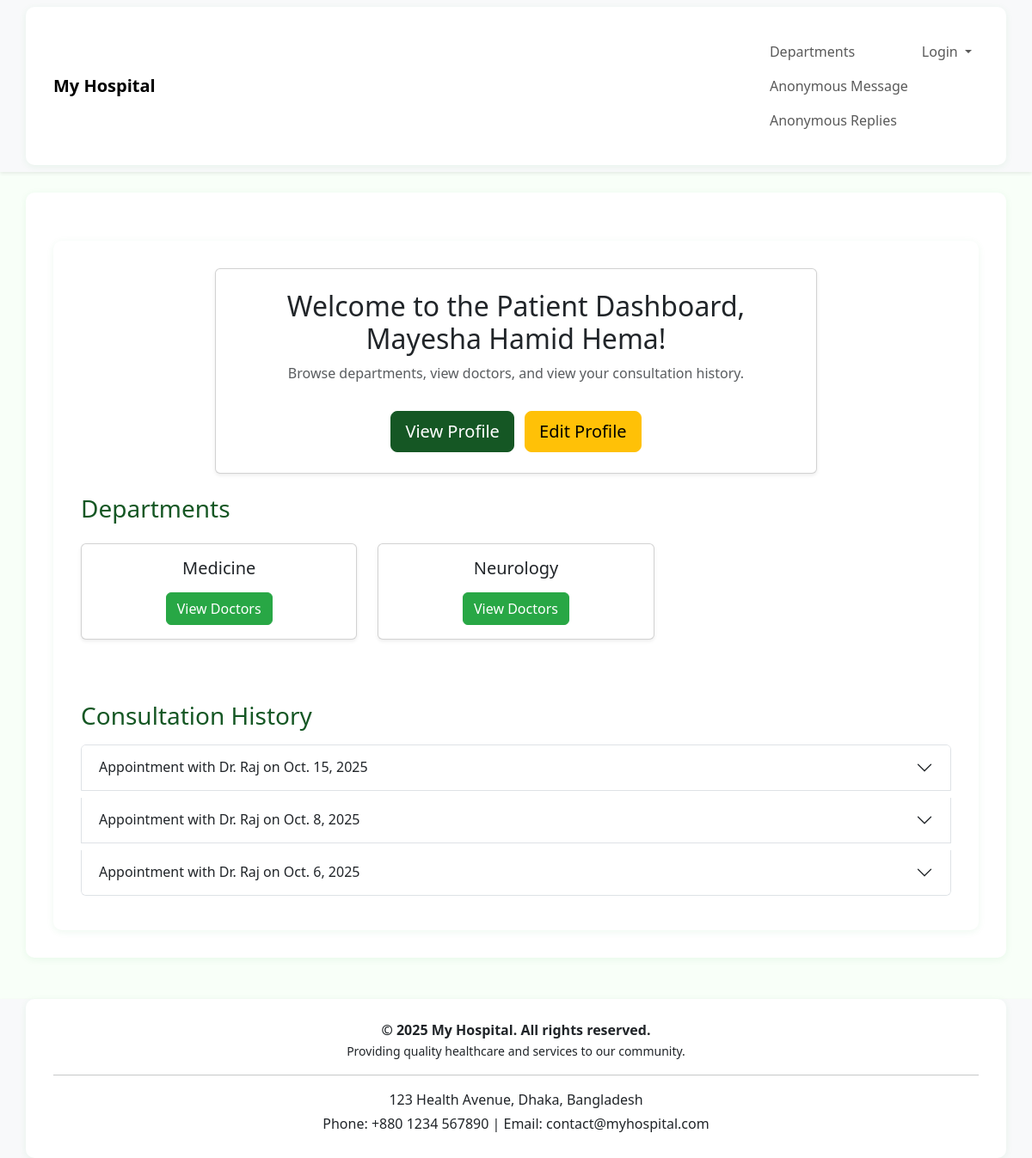
Screenshot of /doctors/patient_dashboard/ (signed in) with the database file from the repository.
### doctors/models.py (models this page shows, shortened)
class PatientProfile(models.Model):
    user = models.OneToOneField(User, on_delete=models.CASCADE)
    profile_picture = models.ImageField(upload_to='profile_pics/', blank=True, null=True)
    name = models.CharField(max_length=100)
    gender_choices = [
        ('M', 'Male'),
        ('F', 'Female'),
        ('O', 'Other'),
    ]
    gender = models.CharField(max_length=1, choices=gender_choices)
    age = models.PositiveIntegerField()
    blood_group_choices = [
        ('A+', 'A+'),
        ('A-', 'A-'),
        ('B+', 'B+'),
        ('B-', 'B-'),
        ('O+', 'O+'),
        ('O-', 'O-'),
        ('AB+', 'AB+'),
        ('AB-', 'AB-'),
    ]
    blood_group = models.CharField(max_length=3, choices=blood_group_choices)

class department(models.Model):
    name = models.CharField(max_length=100)
    head = models.CharField(max_length=100)

class Appointment(models.Model):
    patient = models.ForeignKey(PatientProfile, on_delete=models.CASCADE)
    doctor = models.ForeignKey(doctor, on_delete=models.CASCADE)
    date = models.DateField()
    time = models.TimeField()
    notes = models.TextField(blank=True, null=True)
    is_paid = models.BooleanField(default=False)
    seen = models.BooleanField(default=False)
    result_file = models.FileField(upload_to='test_reports/', blank=True, null=True)
    class Meta:
        unique_together = ('doctor', 'date', 'time')  # Prevent double booking

class doctor(models.Model):
    user = models.OneToOneField(User, on_delete=models.CASCADE, null=True, blank=True)  # link to Django user
    name = models.CharField(max_length=100)
    specialization = models.CharField(max_length=100)
    phone_number = models.CharField(max_length=15)
    email = models.EmailField()
    department = models.ForeignKey('department', on_delete=models.CASCADE, null=True, blank=True)
    photo = models.ImageField(upload_to='doctor_photos/', null=True, blank=True)
    education = models.CharField(max_length=255, null=True, blank=True)
    experience = models.TextField(null=True, blank=True)
    consultation_fee = models.DecimalField(max_digits=8, decimal_places=2, default=0)

### doctors/views.py (the view)
# urls.py: path('patient_dashboard/', views.patient_dashboard, name='patient_dashboard'),
@login_required
def patient_dashboard(request):
    user = request.user  # logged-in user
    departments = department.objects.all()
    try:
        profile = PatientProfile.objects.get(user=user)
        profile_exists = True
        patient_name = profile.name
    except PatientProfile.DoesNotExist:
        profile_exists = False
        patient_name = user.username  # fallback
    if profile_exists:
        appointments = Appointment.objects.filter(patient=profile).order_by('-date', 'time')
    else:
        appointments = []
    context = {
        'departments': departments,
        'profile_exists': profile_exists,
        'patient_name': patient_name,
        'appointments': appointments,
    }
    return render(request, 'patient_dashboard.html', context)

### templates/patient_dashboard.html (shortened to what this page needs)
{% extends 'base.html' %}
{% load static %}
{% block content %}
<link rel="stylesheet" href="{% static 'home.css' %}">
<div class="container mt-4">
    <div class="card p-4 shadow-sm mb-4 text-center" style="max-width: 700px; margin: auto;">
        <h2>Welcome to the Patient Dashboard, {{ patient_name }}!</h2>
        <p class="text-muted">Browse departments, view doctors, and view your consultation history.</p>
        <div class="mt-3">
            {% if profile_exists %}
                <a href="{% url 'profile_detail' %}" class="btn btn-success btn-lg mx-1">View Profile</a>
                <a href="{% url 'edit_patient_profile' %}" class="btn btn-warning btn-lg mx-1">Edit Profile</a>
            {% else %}
                <a href="{% url 'create_patient_profile' %}" class="btn btn-primary btn-lg mx-1">Create Profile</a>
            {% endif %}
        </div>
    </div>
    <h3 class="mb-4">Departments</h3>
    <div class="row mb-5">
        {% for dept in departments %}
        <div class="col-md-4 mb-4">
            <div class="card shadow-sm h-100">
                <div class="card-body text-center">
                    <h5 class="card-title">{{ dept.name }}</h5>
                    <a href="{% url 'department_doctors' dept.id %}" class="btn btn-primary">View Doctors</a>
                </div>
            </div>
        </div>
        {% empty %}
        <p>No departments found.</p>
        {% endfor %}
    </div>
    <h3 class="mb-3">Consultation History</h3>
    {% if appointments %}
        <div class="accordion" id="historyAccordion">
            {% for app in appointments %}
            <div class="accordion-item mb-2">
                <h2 class="accordion-header" id="heading{{ app.id }}">
                    <button class="accordion-button collapsed" type="button" data-bs-toggle="collapse" data-bs-target="#collapse{{ app.id }}" aria-expanded="false" aria-controls="collapse{{ app.id }}">
                        Appointment with Dr. {{ app.doctor.name }} on {{ app.date }}
                    </button>
                </h2>
            </div>
            {% endfor %}
        </div>
    {% else %}
        <p class="text-muted">You have not consulted a doctor yet.</p>
    {% endif %}
</div>
{% endblock %}

### static/home.css (style rules this page uses)
body { background-color: #f8fff8; }
.container { background: #fff; border-radius: 10px; padding: 2rem; box-shadow: 0 2px 8px rgba(40,167,69,0.08); }
.btn-primary { background-color: #28a745; border-color: #28a745; }
.btn-success { background-color: #155724; border-color: #155724; }
h1, h3 { color: #155724; }

### rows the page displays
PatientProfile: name "Mayesha Hamid Hema"
department: name "Medicine"
department: name "Neurology"
Appointment: doctor.name "Raj", date "Oct. 15, 2025"
Appointment: doctor.name "Raj", date "Oct. 8, 2025"
Appointment: doctor.name "Raj", date "Oct. 6, 2025"
